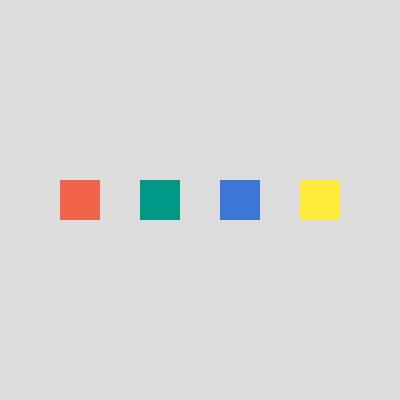
Frame 1 (no input)
Frame 60 (no input): identical to frame 1, image omitted
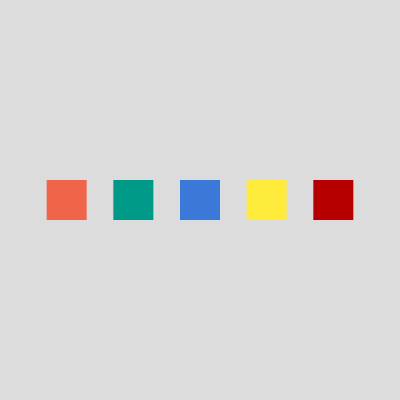
Frame 120 (the mouse pressed at the canvas centre since frame 60)

The p5.js sketch that drew these frames (run headless with seeded random() and noise() and a simulated clock; from frame 60 on, the mouse is pressed at the canvas centre):

// p5.js sketch
// ── sketch.js
// DM2008 — Activity 3a [Guided]
// Array Sampler (25 min)
//
// An array stores a list of values — here it's colors, but it could be
// sizes, positions, or anything else.
// Press any key to cycle through the array one item at a time.
//
// Try these:
// - Replace the colors with your own values (sizes, positions, text).
// - Use mousePressed() instead of keyPressed().
// - Use push() to add new items or splice() to remove them.
// - Loop through the whole array to draw all items at once.
//
// Stretch: visualize all items in the array simultaneously instead of one at a time.

let palette = ["#f06449", "#009988", "#3c78d8", "#ffeb3b"];
let currentIndex = 0;

function setup() {
  createCanvas(400, 400);
  noStroke();
}

function draw() {
  background(220);
  rectMode(CENTER);

  const spacing = width / (palette.length + 1);
  // Draw one circle for each palette color
  // Draw the ellipse using the current color in the array
  for (let i = 0; i < palette.length; i++) {
    fill(palette[i]);
    const x = (i + 1) * spacing;
    rect(x, height / 2, 40);
  }
}

function mousePressed() {
  palette.push(color(random(255), 0, 0));}

  function keyPressed() {
    if (palette.length > 0) {
      palette.splice(palette.length - 1, 1);
    }
  }

  // Wrap back to the start when we reach the end
  if (currentIndex >= palette.length) {
    currentIndex = 0;
  }

  console.log("Current index:", currentIndex, "→", palette[currentIndex]);
